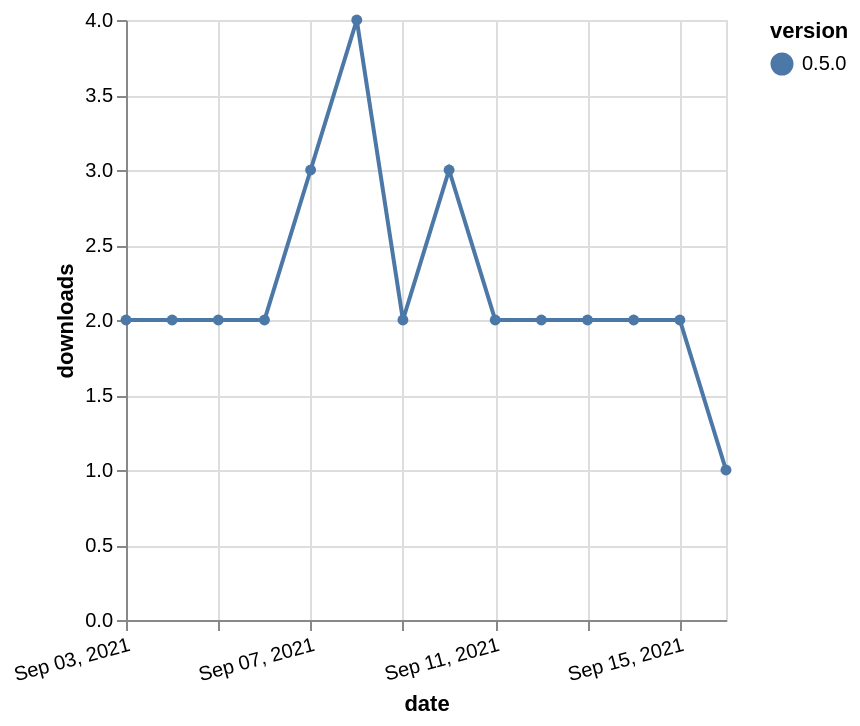

Source (Vega-Lite JSON):
### Vega-Lite specification from a JSON file in a GitHub repository (floating-point values rounded to 4 significant figures)
{"$schema": "https://vega.github.io/schema/vega-lite/v5.json", "description": "A simple bar chart with embedded data.", "data": {"values": [{"date": "2021-09-03", "total": 1800, "delta": 2, "version": "0.5.0"}, {"date": "2021-09-04", "total": 1802, "delta": 2, "version": "0.5.0"}, {"date": "2021-09-05", "total": 1804, "delta": 2, "version": "0.5.0"}, {"date": "2021-09-06", "total": 1806, "delta": 2, "version": "0.5.0"}, {"date": "2021-09-07", "total": 1809, "delta": 3, "version": "0.5.0"}, {"date": "2021-09-08", "total": 1813, "delta": 4, "version": "0.5.0"}, {"date": "2021-09-09", "total": 1815, "delta": 2, "version": "0.5.0"}, {"date": "2021-09-10", "total": 1818, "delta": 3, "version": "0.5.0"}, {"date": "2021-09-11", "total": 1820, "delta": 2, "version": "0.5.0"}, {"date": "2021-09-12", "total": 1822, "delta": 2, "version": "0.5.0"}, {"date": "2021-09-13", "total": 1824, "delta": 2, "version": "0.5.0"}, {"date": "2021-09-14", "total": 1826, "delta": 2, "version": "0.5.0"}, {"date": "2021-09-15", "total": 1828, "delta": 2, "version": "0.5.0"}, {"date": "2021-09-16", "total": 1829, "delta": 1, "version": "0.5.0"}]}, "width": "container", "mark": {"type": "line", "point": {"filled": true}}, "encoding": {"x": {"field": "date", "type": "temporal", "timeUnit": "yearmonthdate", "title": "date", "axis": {"labelAngle": -15}}, "y": {"field": "delta", "type": "quantitative", "title": "downloads"}, "color": {"field": "version", "type": "nominal"}, "tooltip": {"field": "delta"}}}
